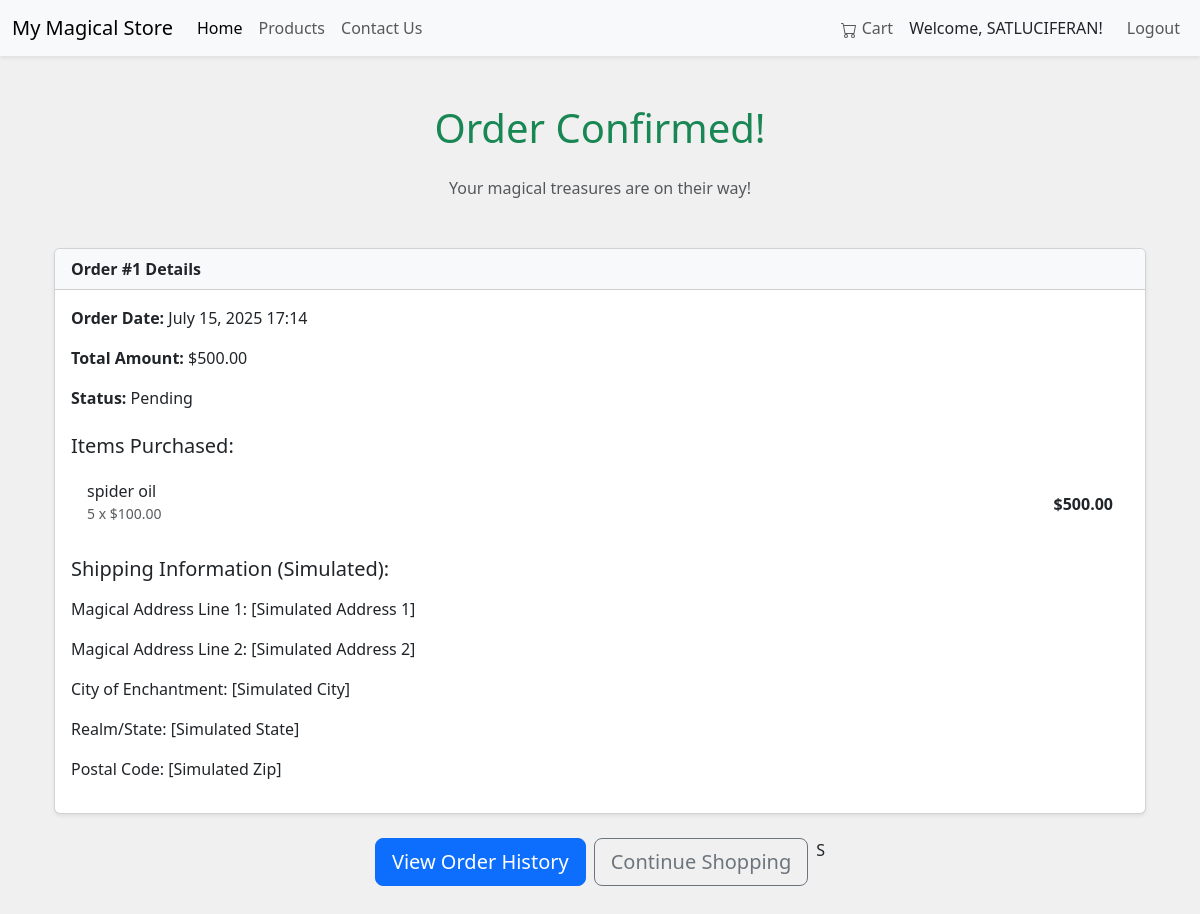
/order-confirmation/1/ (signed in), run on the app's committed database.
### myapp/models.py (models this page shows, shortened)
class Order(models.Model):
    user = models.ForeignKey(User, related_name='orders', on_delete=models.CASCADE)
    total_price = models.DecimalField(max_digits=10,
                                      decimal_places=2, default=Decimal('0.00'))
    created = models.DateTimeField(auto_now_add=True)
    updated = models.DateTimeField(auto_now=True)
    paid = models.BooleanField(default=False)
    status = models.CharField(max_length=50, default='Pending')
    shipping_address_line1 = models.CharField(max_length=255, blank=True, null=True)
    shipping_address_line2 = models.CharField(max_length=255, blank=True, null=True)
    shipping_city = models.CharField(max_length=100, blank=True, null=True)
    shipping_state = models.CharField(max_length=100, blank=True, null=True)
    shipping_zip_code = models.CharField(max_length=20, blank=True, null=True)
    shipping_country = models.CharField(max_length=100, blank=True, null=True)
    class Meta:
        ordering = ('-created',)

class OrderItem(models.Model):
    order = models.ForeignKey(Order, related_name='items', on_delete=models.CASCADE)
    product = models.ForeignKey(Product, related_name='order_items', on_delete=models.CASCADE)
    price = models.DecimalField(max_digits=10, decimal_places=2)
    quantity = models.PositiveIntegerField(default=1)
    class Meta:
        ordering = ('id',)
    def get_cost(self):
        return self.price * self.quantity

class Product(models.Model):
    category = models.ForeignKey(Category, related_name='products', on_delete=models.CASCADE)
    name = models.CharField(max_length=200, db_index=True)
    slug = models.SlugField(max_length=200, db_index=True, unique=True) # Added unique=True for slug
    image = models.ImageField(upload_to='products/%Y/%m/%d', blank=True, null=True)
    description = models.TextField(blank=True)
    price = models.DecimalField(max_digits=10, decimal_places=2)
    available = models.BooleanField(default=True)
    created = models.DateTimeField(auto_now_add=True)
    updated = models.DateTimeField(auto_now=True)
    class Meta:
        ordering = ('name',)
        indexes = [
            models.Index(fields=['id', 'slug']),
        ]

### myapp/views.py (the view)
# urls.py: path('order-confirmation/<int:order_id>/', views.order_confirmation, name='order_confirmation'), # RETAINED from 15.5
@login_required
def order_confirmation(request, order_id):
    order = get_object_or_404(Order, id=order_id, user=request.user)
    order_items = order.items.all()
    context = {
        'order': order,
        'order_items': order_items,
    }
    return render(request, 'myapp/order_confirmation.html', context)

### myapp/templates/myapp/order_confirmation.html (shortened to what this page needs)
{% extends "myapp/base.html" %}
{% load static %}
{% block content %}
<div class="container my-5">
    <h1 class="text-center text-success mb-4">Order Confirmed!</h1>
    <p class="text-center text-muted mb-5">Your magical treasures are on their way!</p>
    <div class="card shadow-sm mb-4">
        <div class="card-header bg-light fw-bold">Order #{{ order.id }} Details</div>
        <div class="card-body">
            <p><strong>Order Date:</strong> {{ order.created|date:"F d, Y H:i" }}</p>
            <p><strong>Total Amount:</strong> ${{ order.total_price }}</p>
            <p><strong>Status:</strong> {{ order.status }}</p>
            <h5 class="mt-4 mb-3">Items Purchased:</h5>
            <ul class="list-group list-group-flush">
                {% for item in order_items %}
                <li class="list-group-item d-flex
                          justify-content-between align-items-center">
                    <div>
                        <h6 class="mb-0">{{ item.product.name }}</h6>
                        <small class="text-muted">{{ item.quantity }}
                                     x ${{ item.price }}</small>
                    </div>
                    <span class="fw-bold">${{ item.get_cost }}</span>
                </li>
                {% endfor %}
            </ul>
            <h5 class="mt-4 mb-3">Shipping Information (Simulated):</h5>
            <p>Magical Address Line 1: [Simulated Address 1]</p>
            <p>Magical Address Line 2: [Simulated Address 2]</p>
            <p>City of Enchantment: [Simulated City]</p>
            <p>Realm/State: [Simulated State]</p>
            <p>Postal Code: [Simulated Zip]</p>
        </div>
    </div>
    <div class="d-grid gap-2 d-md-flex justify-content-md-center mt-4">
        <a href="{% url 'order_history' %}"
           class="btn btn-primary btn-lg">View Order History</a>
        <a href="{% url 'product_list' %}"
           class="btn btn-outline-secondary btn-lg">Continue Shopping</a> S
    </div>
</div>
{% endblock %}

### myapp/templates/myapp/base.html (shortened to what this page needs)
{% load static %}
{% load static %}
<!DOCTYPE html>
<html lang="en">
<head>
    <link href="https://cdn.jsdelivr.net/npm/bootstrap@5.3.3/dist/css/bootstrap.min.css" rel="stylesheet">
    <link rel="stylesheet" href="{% static 'myapp/style.css' %}">
</head>
<body>
    <nav class="navbar navbar-expand-lg navbar-light bg-light shadow-sm">
        <div class="container-fluid">
            <a class="navbar-brand" href="{% url 'home' %}">My Magical Store</a>
            <div class="collapse navbar-collapse" id="navbarNav">
                <ul class="navbar-nav me-auto mb-2 mb-lg-0">
                    <li class="nav-item">
                        <a class="nav-link active" aria-current="page" href="{% url 'home' %}">Home</a>
                    </li>
                    <li class="nav-item">
                        <a class="nav-link" href="{% url 'product_list' %}">Products</a>
                    </li>
                    <li class="nav-item">
                        <a class="nav-link" href="{% url 'contact' %}">Contact Us</a>
                    </li>
                </ul>
                <ul class="navbar-nav">
                    <li class="nav-item">
                        <a class="nav-link" href="{% url 'cart_detail' %}">
                            Cart
                        </a>
                    </li>
                    {% if user.is_authenticated %}
                        <li class="nav-item">
                            <a class="nav-link text-dark" href="{% url 'profile_view' %}">Welcome, {{ user.username }}!</a>
                        </li>
                        <li class="nav-item">
                            <a class="nav-link btn btn-outline-danger btn-sm ms-2" href="{% url 'logout' %}">Logout</a>
                        </li>
                    {% endif %}
                </ul>
            </div>
        </div>
    </nav>
    <div class="container mt-4">
        {% block content %}{% endblock %}
    </div>
</body>
</html>

### myapp/static/myapp/style.css (style rules this page uses)
body { background-color: #f0f0f0; }
h1 { color: #8a2be2; }

### data on the page
Order: id "1", created "July 15, 2025 17:14", total_price "500.00", status "Pending"
OrderItem: product.name "spider oil", quantity "5", price "100.00", get_cost "500.00"

### other printed values
{{ user.username }} "SATLUCIFERAN"
